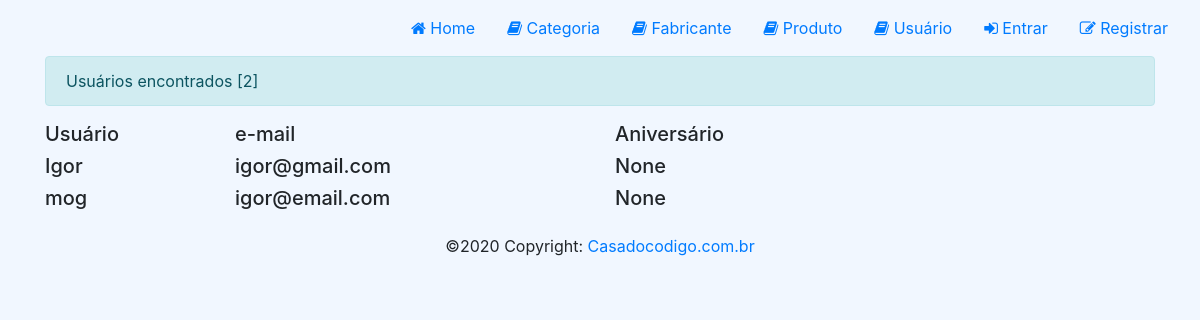
/usuario/, run on an earlier commit of the app's database.
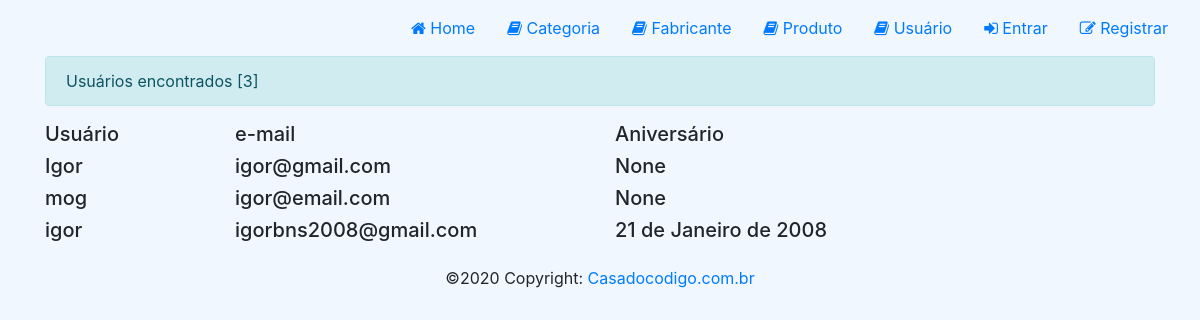
And on a later commit of the database.
### loja/models/Usuario.py (models this page shows, shortened)
class Usuario(models.Model):
    user = models.OneToOneField(User, on_delete=models.CASCADE)
    perfil = models.IntegerField(choices=PERFIL, default=2)
    aniversario = models.DateField(default=None, null=True, blank=True)
    criado_em = models.DateTimeField(auto_now_add=True)
    alterado_em = models.DateTimeField(auto_now=True)
    token = models.CharField(max_length=255, null=True, blank=True)

### loja/views/UsuarioView.py (the view)
def list_usuario_view(request, id=None):
    usuarios = Usuario.objects.filter(perfil=2)
    context = {
        'usuarios': usuarios
    }
    return render(
        request,
        template_name='usuario/usuario.html',
        context=context,
        status=200
    )

### loja/templates/usuario/usuario.html (shortened to what this page needs)
{% extends "base.html" %}
{% load static %}
{% block styles %}
<link rel="stylesheet" href="{% static 'css/home.css' %}">
{% endblock %}
{% block content %}
<div id="content">
    <div class="container">
        <div class="alert alert-info">
            Usuários encontrados [{{ usuarios | length }}]
        </div>
        <div class="row">
            <h5 class="col-md-2">Usuário</h5>
            <h5 class="col-md-4">e-mail</h5>
            <h5 class="col-md-3">Aniversário</h5>
        </div>
        {% for usuario in usuarios %}
        <div class="row">
            <h5 class="col-md-2">{{usuario.user.username}}</h5>
            <h5 class="col-md-4">{{usuario.user.email}}</h5>
            <h5 class="col-md-3">{{usuario.aniversario}}</h5>
        </div>
        {% endfor %}
    </div>
{% endblock %}

What changed in the data, as far as the page shows it:
added Usuario: user.username "igor", user.email "igorbns2008@gmail.com", aniversario "21 de Janeiro de 2008"
Also different on the page:
{{ usuarios | length }}: "2" → "3"
